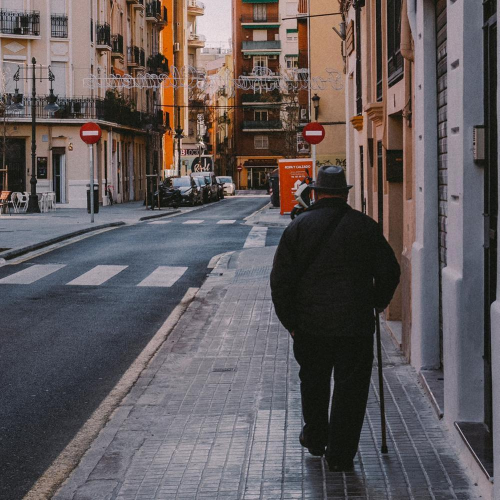
//> input picture No_entry/NoEntry0.bmp, 1000 x 1000 px (shown at 1/2 size)
$ ./hough5 No_entry/NoEntry0.bmp   (built with g++ and OpenCV 4)
//> lines starting //> are read from the running program, lines starting //| are printed output that depends on the picture
#include <stdio.h>
#include "opencv2/objdetect/objdetect.hpp"
#include "opencv2/opencv.hpp"
#include "opencv2/core/core.hpp"
#include "opencv2/highgui/highgui.hpp"
#include "opencv2/imgproc/imgproc.hpp"
#include <iostream>
#include <stdio.h>
#include <fstream>
#include <vector>
#include <string>
#include <iomanip>

using namespace cv;
using namespace std;

ifstream fin("dataGTNoEntrySigns/dataNoEntry0gt.txt");
ofstream fout("imageResultsFaces/noentry2facesresults.txt");

/** Global variables */
String cascade_name = "NoEntrycascade/cascade.xml";
CascadeClassifier cascade;

/*Global vectors of detected frontal faces and actual ground truths*/
vector<Rect> signs;
vector<Rect> gtsigns;
vector<Rect> boxes;
vector<Rect> finalBoxes;

const int maxRadius = 150;

vector<double> roLocations;
vector<double> thetaLocations;
vector<Point> roThetaLoc;

typedef struct LineParameters {
	//double m, c, theta, ro;
    Point pointStart, pointFinish;
}LineParameters;

typedef struct CircleParameters {
	int x, y, radius;
}CircleParameters;

//vector<CircleParameters> circles;

int*** malloc3dArray(int dim1, int dim2, int dim3)
{
//> called with dim1 = 1001, dim2 = 1001, dim3 = 500
	int i, j, k;
	int*** array = (int***)malloc(dim1 * sizeof(int**));
	for (i = 0; i < dim1; i++) {
		array[i] = (int**)malloc(dim2 * sizeof(int*));
		for (j = 0; j < dim2; j++) {
			array[i][j] = (int*)malloc(dim3 * sizeof(int));
		}
	}
	return array;
}

// [9 lines left out: function free3d, not called in this run]

void computeDXDY(Mat input, Mat& dx, Mat& dy)
{
    //Set kernel values and find kernels' radius dimensions to perform convolution
	Mat kernelDx = (Mat_<double>(3, 3) << -1, 0, 1, -2, 0, 2, -1, 0, 1);
	Mat kernelDy = (Mat_<double>(3, 3) << -1, -2, -1, 0, 0, 0, 1, 2, 1);
	int kernelRadiusX = (kernelDx.size[0] - 1) / 2;
	int kernelRadiusY = (kernelDx.size[1] - 1) / 2;

	// Create a padded version of the input or there will be border effects
	cv::Mat paddedInput;
	cv::copyMakeBorder(input, paddedInput, kernelRadiusX, kernelRadiusX, kernelRadiusY, kernelRadiusY, cv::BORDER_REPLICATE);
	// Convolution
	for (int i = 0; i < input.rows; i++) {
		for (int j = 0; j < input.cols; j++) {
			double sumDx = 0.0;
			double sumDy = 0.0;
			for (int m = -kernelRadiusX; m <= kernelRadiusX; m++) {
				for (int n = -kernelRadiusY; n <= kernelRadiusY; n++) {
					// Retrieve filter values
					int imagex = i + m + kernelRadiusX;
					int imagey = j + n + kernelRadiusY;
					int kernelx = m + kernelRadiusX;
					int kernely = n + kernelRadiusY;
					int imageval = (int)paddedInput.at<uchar>(imagex, imagey);
					double kernelDxVal = kernelDx.at<double>(kernelx, kernely);
					double kernelDyVal = kernelDy.at<double>(kernelx, kernely);
					// Perform the convolution
					sumDx += imageval * kernelDxVal;
					sumDy += imageval * kernelDyVal;
				}
			}
			// Store vertical and horizontal lines respectively from the original image
			dx.at<double>(i, j) = (double)sumDx;
			dy.at<double>(i, j) = (double)sumDy;
		}
	}
}

// Create the magnitude image to display edges from the original image
void computeGradientMagnitude(Mat image, Mat dx, Mat dy, Mat& gradientMagnitude) {
	// gradientMagnitude.create(image.rows, image.cols, CV_64F);
	for (int y = 0; y < image.rows; y++) {
		for (int x = 0; x < image.cols; x++) {
			gradientMagnitude.at<double>(y, x) = sqrt(dx.at<double>(y, x) * dx.at<double>(y, x) + dy.at<double>(y, x) * dy.at<double>(y, x));
		}
	}
	normalize(gradientMagnitude, gradientMagnitude, 0, 255, NORM_MINMAX);
}

// Retrieve the direction of the edges. Needed for the creation of the Hough spaces
void computeGradientDirection(Mat image, Mat dx, Mat dy, Mat& gradientDirection) {
	// gradientDirection.create(image.rows, image.cols, CV_64F);
	for (int y = 0; y < image.rows; y++) {
		for (int x = 0; x < image.cols; x++) {
			gradientDirection.at<double>(y, x) = atan2(dy.at<double>(y, x), dx.at<double>(y, x));
		}
	}
}

// Allocate number of rows and columns for the images, perform sobel, magnitude and direction
void sobel(Mat image, Mat& dx, Mat& dy, Mat& gradientMagnitude, Mat& gradientDirection) {
	dx.create(image.rows, image.cols, CV_64F);
	dy.create(image.rows, image.cols, CV_64F);
	gradientMagnitude.create(image.rows, image.cols, CV_64F);
	gradientDirection.create(image.rows, image.cols, CV_64F);
	computeDXDY(image, dx, dy);
	computeGradientMagnitude(image, dx, dy, gradientMagnitude);
	computeGradientDirection(image, dx, dy, gradientDirection);
}

//Thresholding the values of an image - used to store only strong values in the Hough Spaces
void imageTH(Mat image, Mat& resultTH, double thValue) {
	resultTH.create(image.size(), CV_64F);
	for (int y = 0; y < image.rows; y++) {
		for (int x = 0; x < image.cols; x++) {
			double value = image.at<double>(y, x);
			if (value >= thValue) {
				resultTH.at<double>(y, x) = 255.0;
			}
			else if (value < thValue) {
				resultTH.at<double>(y, x) = 0.0;
			}
		}
	}
}

bool validXY(int x, int y, Mat imag) {
    return (x >= 0 && x < imag.cols) && (y >= 0 && y < imag.rows);
}

int countVotesForEachRadius(int*** acc, int r, int rows, int cols) {
	int votes = 0;
	for (int y = 0; y < rows; y++) {
		for (int x = 0; x < cols; x++) {
			votes += acc[y][x][r];
		}
	}
	return votes;
}

void createHoughSpaceCircles(Mat gradientDirection, Mat gradientMagnitude, int***& accumulator) {
	for (int y = 0; y < gradientDirection.rows; y++) {
		for (int x = 0; x < gradientDirection.cols; x++) {
			if (gradientMagnitude.at<double>(y, x) > 0) {
				for (int r = 0; r < maxRadius; r++) {
					unsigned int power = 0;
					while(power <= 3) {
						int xcenter = (int)(x + pow(-1, power) * r * cos(gradientDirection.at<double>(y, x)));
						int ycenter = (int)(y + pow(-1, power) * r * sin(gradientDirection.at<double>(y, x)));
						if (validXY(xcenter, ycenter, gradientDirection)) {
	 							accumulator[ycenter][xcenter][r]++;
	 					}
						power++;
					}
				}
			}
		}
	}
}

void retainBigVotes(int***& accumulator, Mat gradientDirection, unsigned int votesNumber) {
	for (int r = 0; r < maxRadius; r++) {
		for (int y = 0; y < gradientDirection.rows; y++) {
			for (int x = 0; x < gradientDirection.cols; x++) {
				if (accumulator[y][x][r] > votesNumber) {
					accumulator[y][x][r] = 255;
				}
				else {
					accumulator[y][x][r] = 0;
				}
			}
		}
	}
}

//Used when there is guarantee that all the circles have the same radius.
void getMostSuitableRadius(int*** accumulator, Mat gradientDirection, int& corectRadius) {
	//corectRadius = -1;
	int maxSum = -1;
	for (int r = 0; r < maxRadius; r++) {
		int sum = countVotesForEachRadius(accumulator, r, gradientDirection.rows, gradientDirection.cols);
		if (sum > maxSum) {
			maxSum = sum;
			corectRadius = r;
		}
	}
}

void getImageHoughSpace(Mat& accumulatorImage, Mat gradientDirection, int*** accumulator) {
	accumulatorImage.create(gradientDirection.rows, gradientDirection.cols, CV_64F);
	for (int y = 0; y < gradientDirection.rows; y++) {
		for (int x = 0; x < gradientDirection.cols; x++) {
			for (int r = 0; r < maxRadius; r++) {
				accumulatorImage.at<double>(y, x) += accumulator[y][x][r];
			}
		}
	}
}

//TODO: Talk about the "anthill"
void extractNoOfCirclesAndTheirCenteres(Mat gradientDirection, Mat accImag, int& circlesCount, vector<Point>& circlesCenters, int minDist) {

	circlesCount = 0;

	for (int y = 0; y < gradientDirection.rows; y++) {
		for (int x = 0; x < gradientDirection.cols; x++) {
			if (accImag.at<double>(y, x) == 255) {

				Point p;

				p.x = x;
				p.y = y;

				bool flag = true;
				for (int i = 0; i < circlesCenters.size(); i++) {
					if (abs(p.x - circlesCenters[i].x) < minDist && abs(p.y - circlesCenters[i].y) < minDist) {
						flag = false;
						break;
					}
				}
				if (flag) {
					circlesCount++;
					circlesCenters.push_back(p);
				}
			}
		}
	}
}

void getCirclesParamsAndDraw(vector<Point> circlesCenters, int*** accumulator,
								Mat& image, CircleParameters circleparams, vector<CircleParameters>& circles) {
	int count = 0;

	for (int i = 0; i < circlesCenters.size(); i++) {
		int maxi = -1;
		int suitableRadius = -1;
		Point p = circlesCenters[i];
		for (int r = 0; r < maxRadius; r++) {
			if (accumulator[p.y][p.x][r] > maxi) {
				maxi = accumulator[p.y][p.x][r];
				suitableRadius = r;
			}
		}

		circle(image, p, suitableRadius, Scalar(255, 0, 0), 3, CV_AA);

		for (int r = 0; r < maxRadius; r++) {
			if (accumulator[p.y][p.x][r] == maxi && suitableRadius == r) {
				count++;
				circleparams.x = p.x;
				circleparams.y = p.y;
				circleparams.radius = r;
				circles.push_back(circleparams);
			}
		}
	}
}

bool checkLineDim(int ro, int diag) {
	return ((ro > 0) && (ro < diag));
}

void clearNeighbours(Mat& image, int minDist, int& linesnumber, vector<Point>& pixels) {

	linesnumber = 0;

	for (int y = 0; y < image.rows; y++) {
		for (int x = 0; x < image.cols; x++) {
			if (image.at<double>(y, x) == 255) {

				Point p;

				p.x = x;
				p.y = y;

				bool flag = true;
				for (int j = 0; j < pixels.size(); j++) {
					if (abs(p.x - pixels[j].x) < minDist && abs(p.y - pixels[j].y < minDist)) {
						flag = false;
						break;
					}

				}

				if (flag) {
					linesnumber++;
					pixels.push_back(p);
				}
			}
		}
	}
}


void getHoughLinesSpace(Mat magnitudeImage, Mat gradDirection, Mat image, vector<double>& thetaLocations,
							vector<double>& roLocations, Mat& houghSpaceLines, unsigned int deltaTheta) {

	// [8 lines of commented-out code are left out]

	const double ro = sqrt((magnitudeImage.rows * magnitudeImage.rows) + (magnitudeImage.cols * magnitudeImage.cols));
	cout << "ro: " << ro << "\n";
	houghSpaceLines.create(cvRound(ro), 360, CV_64F);
	houghSpaceLines = Scalar(0, 0, 0);

	for (int x = 0; x < magnitudeImage.rows; x++) {
		for (int y = 0; y < magnitudeImage.cols; y++) {
			//Check if there is an edge at the given position
			if (magnitudeImage.at<double>(x, y) == 255) {
				//retrieve angle value in radians from direction matrix for this edge
				double thetaRad = gradDirection.at<double>(x, y);
				//convert value of theta into degrees
				int thetaDgr = (thetaRad * 180) / M_PI + 180;  //180 needs to be added to keep the values in range 0 - 360
				//cout << "thetaDgr: " << thetaDgr << "\n";
				//for (int i = thetaDgr - deltaTheta; i <= thetaDgr + deltaTheta; i++) {
					for (int i = 0; i < 360; i++) {
					//allowing some room for error in the gradient direction can cause some
					//very small or very big values for theta to lie outside the range, thus
					//some form of normalization is needed
					//double normDgr = (i + 360) % 360;
					double normDgr = i;
					//in order to write the equation of the line in polar coordinates, we still need to work with radians
					//double thetaVal = (normDgr - 180) * M_PI / 180;
					double thetaVal = normDgr * M_PI / 180.0;
					//equation of the line in polar coordinates
					float currentRo = (y * cos(thetaVal)) + (x * sin(thetaVal));
					//cout << "currentRo: " << currentRo << "\n";
					if (checkLineDim(currentRo, ro)) {
						houghSpaceLines.at<double>(currentRo, normDgr)++; //here I am gathering "votes" for the coordinates of the peacks
						//cout << "hough space: " << houghSpaceLines.at<double>(ro, normDgr) << " ";
					}

				}

			}

		}
	}

	//normalize the image
	//normalize(houghSpaceLines, houghSpaceLines, 0, 255, NORM_MINMAX);


	//imageTH(houghSpaceLines, houghSpaceLines, houghSpaceLines.cols/2);
	//imageTH(houghSpaceLines, houghSpaceLines, houghSpaceLines.cols/2 - 20);
	imageTH(houghSpaceLines, houghSpaceLines, houghSpaceLines.cols/7);

	// [11 lines of commented-out code are left out]

	imwrite("houghSpaceLines.jpg", houghSpaceLines);
}

// int getLineEq(int x, float m, float c) {
// 	return (m * x + c);
// }

void extractLinesFromPeacks(Mat& originalImage, Mat houghSpaceLines, vector<Point>& roThetaLocations) {

	vector<LineParameters> lineCoordinates;
    // vector<Vec2f> parallelLines;
    // bool visited[roThetaLocations.size()];

	 int linesno;
	//vector<Point> roThetaLocations;
	 clearNeighbours(houghSpaceLines, 20, linesno, roThetaLocations);

    // [36 lines of commented-out code are left out]


	const int xStart = 0, xEnd = originalImage.cols, xHeight = originalImage.rows;
	int yStart, yEnd;

	//cout << roThetaLocations.size();

	for (int i = 0; i < roThetaLocations.size(); i++) {

		//Point point1, point2;
		double theta = roThetaLocations[i].x;
		theta = theta * M_PI / 180.0;
		double rho = roThetaLocations[i].y;
     	double m, c;
		//double radians = theta * (M_PI/ 180);

		//cout << radians;

		m = - cos(theta) / sin(theta);
		//cout << "m :" << m << "\n";
		c = rho / sin(theta);
		//cout << "c: " << c << "\n";

		if (theta == 0) {

			Point point1(rho, rho);
			Point point2(1, xHeight);
			line(originalImage, point1, point2, (0, 0, 255), 2);
		} else {

			yStart = m * xStart + c;
			//cout << "YSTART: " << yStart << "\n";
			yEnd = m * xEnd + c;
			//cout << "YEND: " << yStart << "\n";
			Point p1(xStart, yStart);
			Point p2(xEnd, yEnd);

			line(originalImage, p1, p2, (0, 0, 255), 2);
		}
	}
}


void hough(Mat gradientDirection, Mat gradientMagnitude, int***& accumulator, Mat& image) {
	Mat accumulatorImage;

	createHoughSpaceCircles(gradientDirection, gradientMagnitude, accumulator);

	retainBigVotes(accumulator, gradientDirection, 30);

	int corectRadius;
	getMostSuitableRadius(accumulator, gradientDirection, corectRadius);

	cout << "BEST RADIUS: " << corectRadius << endl;

	getImageHoughSpace(accumulatorImage, gradientDirection, accumulator);

	normalize(accumulatorImage, accumulatorImage, 0, 255, NORM_MINMAX);

	//imwrite("hough.jpg", accumulatorImage);

	imageTH(accumulatorImage, accumulatorImage, 100);

	// IDEA: Mark neighbours as visited
	int circlesCount;
	vector<Point> circlesCenters;
	vector<CircleParameters> cp;
	CircleParameters circleParamsStructure;

	extractNoOfCirclesAndTheirCenteres(gradientDirection, accumulatorImage, circlesCount, circlesCenters, 55);
	cout << "The number of circles found in the image is: " << circlesCount << "\n";

	getCirclesParamsAndDraw(circlesCenters, accumulator, image, circleParamsStructure, cp);

	imwrite("houghTHCircles.jpg", accumulatorImage);
	//imwrite("corectRadius.jpg", corectRadius);
	//circles.clear();

	Mat copyImage;
	copyImage = image.clone();
	Rect boxAroundCenter;
	Mat croppedBox;

	// vector<Rect> boxes;
	vector<Mat> frames;


	for (int i = 0; i < cp.size(); i++) {
		Point center(cp[i].x, cp[i].y);
		int radius = cp[i].radius;

		Rect boxAroundCenter(center.x - radius, center.y - radius, 2 * radius, 2 * radius);

		rectangle(image, Point(boxAroundCenter.x, boxAroundCenter.y), Point(boxAroundCenter.x + boxAroundCenter.width, boxAroundCenter.y + boxAroundCenter.height), Scalar( 255, 255, 255 ), 2);

		boxes.push_back(boxAroundCenter);

	}


	// [33 lines of commented-out code are left out]

}


/** @function detectAndDisplay */
void detectAndDisplay( Mat frame )
{
    int x, y, width, height, bottomrightx, bottomrighty;

	//std::vector<Rect> faces;
	Mat frame_gray;

	// 1. Prepare Image by turning it into Grayscale and normalising lighting
	cvtColor( frame, frame_gray, CV_BGR2GRAY );
	equalizeHist( frame_gray, frame_gray );

	// 2. Perform Viola-Jones Object Detection
	cascade.detectMultiScale( frame_gray, signs, 1.1, 1, 0|CV_HAAR_SCALE_IMAGE, Size(10, 10), Size(300,300) );

       // 3. Print number of Faces found
	std::cout << signs.size() << std::endl;

       // 4. Draw box around faces found
	for( int i = 0; i < signs.size(); i++ )
	{
		rectangle(frame, Point(signs[i].x, signs[i].y), Point(signs[i].x + signs[i].width, signs[i].y + signs[i].height), Scalar( 0, 255, 0 ), 2);
	}
		//5. Draw red box around ground truth. Read the ground truth coordinates from txts.
		// Each line contains the top left coordinates of the ground truth box
		// followed by the width and height of the box.
    while(fin >> x >> y >> width >> height) {
		bottomrightx = x + width;
		bottomrighty = y + height;
		rectangle(frame, Point(x, y), Point(bottomrightx, bottomrighty), Scalar( 0, 0, 255 ), 2);
		gtsigns.push_back(Rect(x, y, width, height));
	}

    fin.close();
}

//Perform Intersection Over Union
// [49 lines left out: function computeIOU, not called in this run]
/******/
// [7 lines left out: function keepRectangles, not called in this run]

//Compute TPR and F1-score based on IOU
void getImageResults(vector<Rect> gtFaces, vector<Rect> signs, float iouThreshold) {
	int truePositives = 0, falsePositives, falseNegatives, detectedSigns, trueNoOfSigns;
	float iou, TPR, accuracy, precision, recall, F1Score;

	trueNoOfSigns = gtsigns.size();
	detectedSigns = signs.size();

	//cout << trueNoOfFaces << " " << detectedFaces << "\n";

	for (int i = 0; i < detectedSigns; i++) {
		for (int j = 0; j < trueNoOfSigns; j++) {
             iou = computeIOU(signs[i], gtsigns[j]);

			 //cout << "iou: " << iou << " ";

			 if (iou > iouThreshold) {
				 truePositives++;
			 }
		}
	}

	cout << "detectedSigns: " << detectedSigns << "trueNoOfSigns: " << trueNoOfSigns << "\n";
	cout << "truePositives: " << truePositives << "\n";

	falsePositives = detectedSigns - truePositives;

	falseNegatives = trueNoOfSigns - truePositives;

	cout << "falsePositives: " << falsePositives << "\n";
	cout << "falseNegatives: " << falseNegatives << "\n";

	if (trueNoOfSigns > 0) {
		TPR = (float)truePositives / (float)trueNoOfSigns;
	} else if (trueNoOfSigns == 0) {
		TPR = 0;
	}

	accuracy = (float)truePositives / (float)detectedSigns;
	cout << "accuracy: " << accuracy << "\n";
	precision = (float)truePositives / (float)(truePositives + falsePositives);
	cout << "precision: " << precision << "\n";
	recall = (float)truePositives / (float)(truePositives + falseNegatives);
	cout << "recall: " << recall << "\n";

	F1Score = (float)(2 * precision * recall) / (float)(precision + recall);

	//cout << F1Score << " " << TPR;

	fout << fixed << showpoint;
	fout << setprecision(2);
	fout <<  "TPR: " << TPR << " " << "F1Score: " << F1Score << "\n";

	fout.close();
}

int main(int argc, char** argv) {
	int*** ipppArr;
	int dim1 = 1001, dim2 = 1001, dim3 = 500;
	int i, j, k;
	ipppArr = malloc3dArray(dim1, dim2, dim3);
	for (i = 0; i < dim1; ++i)
		for (j = 0; j < dim2; ++j)
			for (k = 0; k < dim3; ++k)
				ipppArr[i][j][k] = 0;
	// [6 lines of commented-out code are left out]
    Mat frame = imread(argv[1], CV_LOAD_IMAGE_COLOR);
//> frame is the input picture: 1000 rows x 1000 cols, CV_8UC3; mean B, G, R 91.5, 90.2, 97.8
	// [8 lines of commented-out code are left out]
	Mat gray_image;
	cvtColor(frame, gray_image, COLOR_BGR2GRAY);
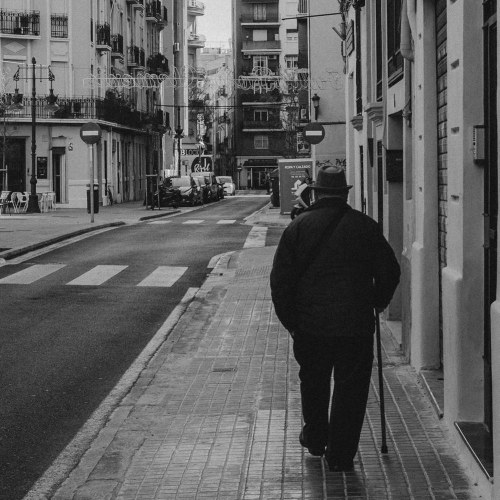
//> gray_image: 1000 rows x 1000 cols, CV_8UC1 (shown at 1/2 size); min 0, max 248, mean 92.6
	Mat dx;
	Mat dy;
	Mat gradientMagnitude;
	Mat gradientMagnitudeTH;
	Mat gradientDirection;
	// medianBlur(gray_image, gray_image, 5);
	GaussianBlur(gray_image, gray_image, Size(3, 3), 0, 0, BORDER_DEFAULT);
	imwrite("gaussian_blur.png", gray_image);

	sobel(gray_image, dx, dy, gradientMagnitude, gradientDirection);
//> in computeDXDY, `cv::copyMakeBorder(input, paddedInput, kernelRadiusX, kernelRadiusX, k..`:
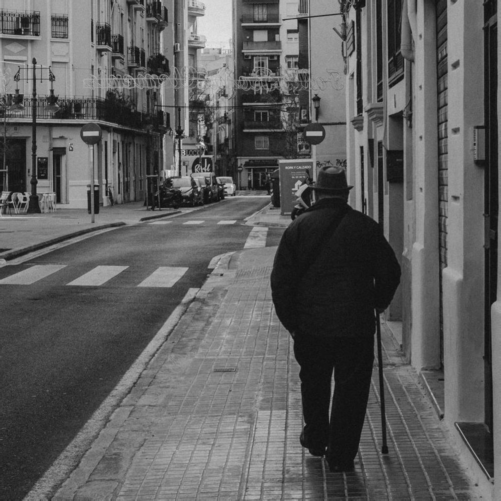
//> paddedInput: 1002 rows x 1002 cols, CV_8UC1 (shown at 1/2 size); min 13, max 234, mean 92.7
//> after the loop in computeDXDY, `for (int i = 0; i < input.rows; i++)`:
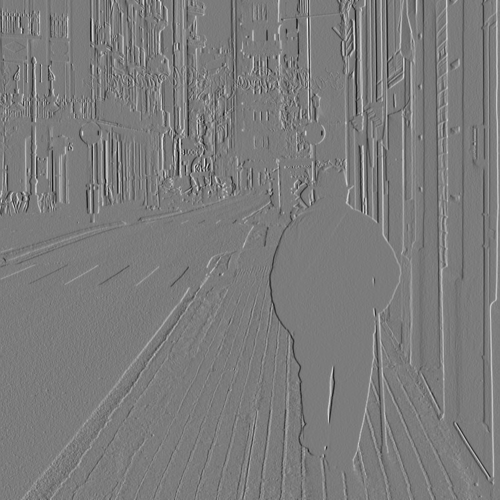
//> dx: 1000 rows x 1000 cols, CV_64FC1 (shown at 1/2 size); min -463, max 490, mean 0.4; drawn with min black and max white
//> after the loop in computeDXDY, `for (int i = 0; i < input.rows; i++)`:
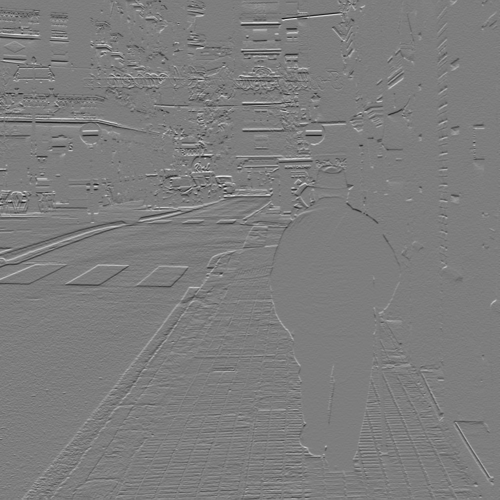
//> dy: 1000 rows x 1000 cols, CV_64FC1 (shown at 1/2 size); min -479, max 494, mean -0.1; drawn with min black and max white
//> after the loop in computeGradientMagnitude, `for (int y = 0; y < image.rows; y++)`:
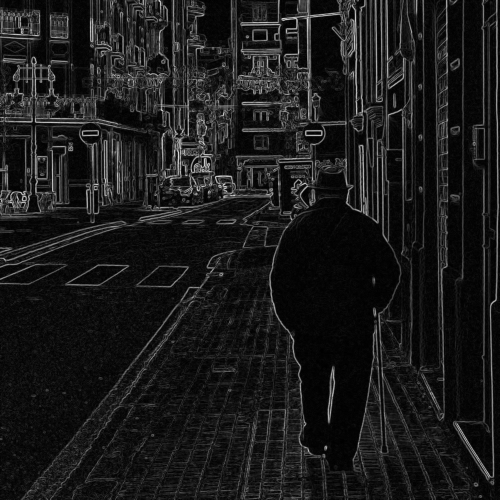
//> gradientMagnitude: 1000 rows x 1000 cols, CV_64FC1 (shown at 1/2 size); min 0, max 496.7, mean 52.3; drawn with min black and max white
//> after the loop in computeGradientDirection, `for (int y = 0; y < image.rows; y++)`:
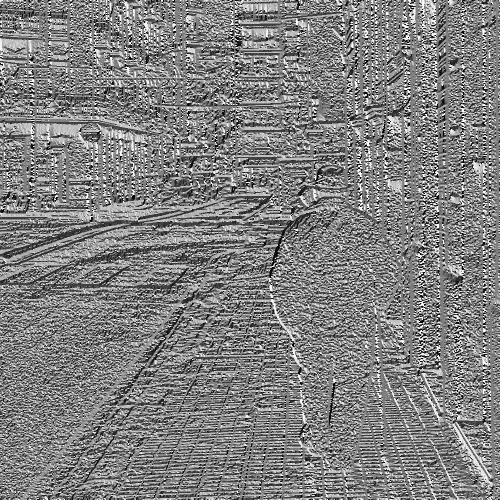
//> gradientDirection: 1000 rows x 1000 cols, CV_64FC1 (shown at 1/2 size); min -3.14, max 3.14, mean 0.0323; drawn with min black and max white
	// gradImageTH(gradientMagnitude, gradientMagnitudeTH);
	imwrite("magnitude_NO_TH.jpg", gradientMagnitude);
	imageTH(gradientMagnitude, gradientMagnitude, 70);
//> after the loop in imageTH, `for (int y = 0; y < image.rows; y++)`:
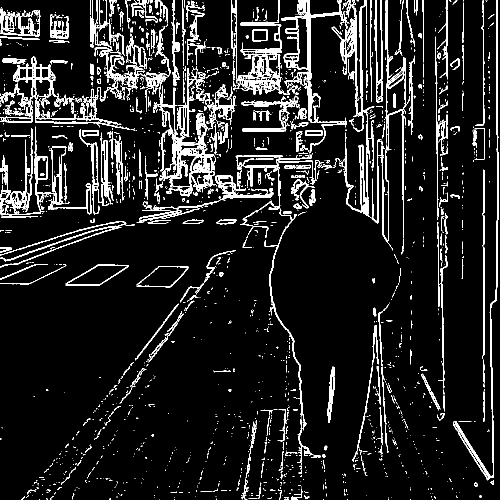
//> resultTH: 1000 rows x 1000 cols, CV_64FC1 (shown at 1/2 size); 9.9% white in thin lines or dots
	//threshold(gradientMagnitude, gradientMagnitude, 70, 255, THRESH_BINARY);
	imwrite("dx.jpg", dx);
	imwrite("dy.jpg", dy);
	imwrite("magnitude.jpg", gradientMagnitude);
	imwrite("direction.jpg", gradientDirection);
	hough(gradientDirection, gradientMagnitude, ipppArr, frame);
//> (the rest of the program and of its run is left out)
